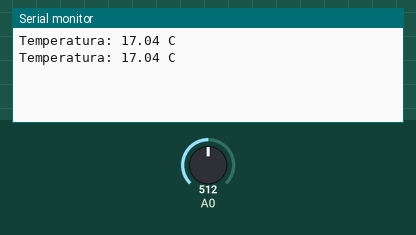
Bench run of a sketch on a simulated Arduino Uno, built with avr-gcc and run on an emulated ATmega328P. Shown: the last lines printed to the serial monitor. The test bench sets the inputs (shaded band); at power-on: A0 = 512.

Above: at 2.0 s.
2.1 s: A0 set to 716
At 3.4 s:
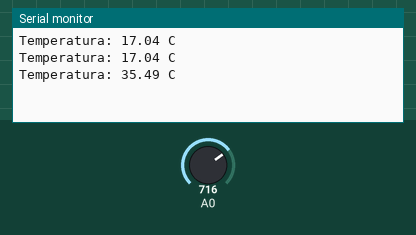
3.8 s: A0 set to 900
At 5.4 s:
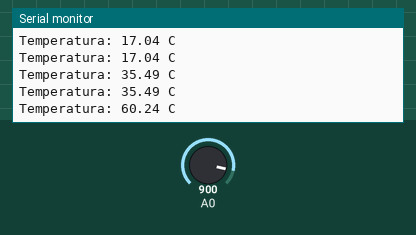
Timing chart, 0 to 6.9 s (numbered marks = the images above; inputs shaded):
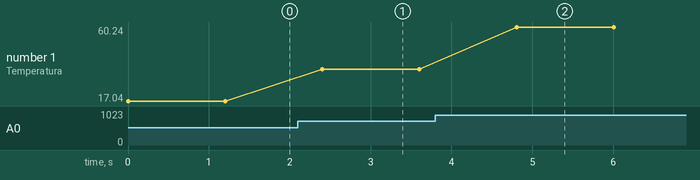

Measured:
- after the input at 2.1 s, the serial monitor: prints a new line after 0.30 s (image 1)
- after the input at 3.8 s, the serial monitor: prints a new line after 1.0 s (image 2)
- plotted number 1: 17.04 → 35.49 after the input at 2.1 s, 35.49 → 60.24 after the input at 3.8 s

The sketch:

termistorntc.ino
```cpp
int Vo;
float R1 = 1000;       // resistencia fija
float logR2, R2, TEMP;
float c1 = 2.229674985e-03, c2 = 1.211871452e-04, c3 = 8.713435086e-07; //de la pagina web


void setup() {
Serial.begin(9600);   // inicializa comunicacion serie a 9600 bps
}

void loop() {
  Vo = analogRead(A0);      // lectura de A0
  R2 = R1 * (1023.0 / (float)Vo - 1.0); //  tension a resistencia
  logR2 = log(R2);
  TEMP = (1.0 / (c1 + c2*logR2 + c3*logR2*logR2*logR2));   // ecuacion S-H
  TEMP = TEMP - 273.15-8;   // Kelvin a Centigrados (Celsius) con correcion de 8 grados para temperatura ambiente

  Serial.print("Temperatura: ");  // imprime valor en monitor serie
  Serial.print(TEMP);
  Serial.println(" C");
  delay(1200);       // demora de medio segundo entre lecturas
}
```
